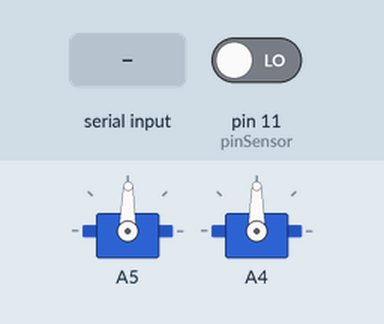
This sketch was run on a simulated Arduino Uno, built with avr-gcc and run on an emulated ATmega328P. Parts: 2 × servo. Inputs (shaded band) come from the test bench; at power-on: pin 11 (pinSensor) LOW.

Above: at 1.3 s.
1.4 s: "i" received over Serial
At 2.6 s:
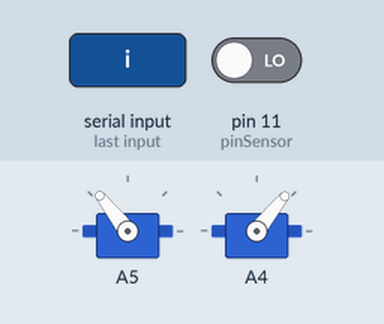
4.4 s: "p" received over Serial
At 5.0 s:
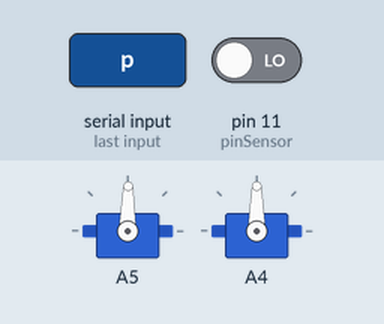
Timing chart, 0 to 7.4 s (numbered marks = the images above; inputs shaded):
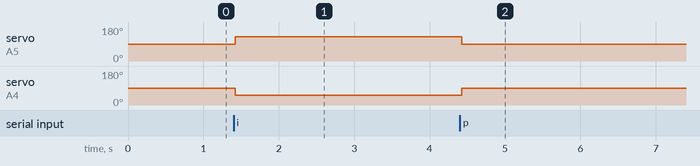

The sketch:

TempoMovimenoCircular.ino
```cpp
/*
 * Experimento para estudo da cinemática
 * - Estudo do movimento retilíneo uniforme
 *
 * Obtenção do tempo para o cálculo da velocidade considerando
 * que o distância entre o ponto inicial e final é conhecida
 *
 * As marcações dos pontos são linhas pretas
 *
 * Quando o robô ler o branco o sinal do sensor é 0
 */
#include "ServoMotor.h"

// motor esquerdo e direito
ServoMotor sm;

// armazena o comando vindo da serial
char c = 'x';
// para contagem das transições entre branco e preto
int contMudanca = 0;
// contador de tempo
unsigned long tempoInicial;
unsigned long primeiroTempo;
unsigned long tempoAtual;
// Sensor instaldo no pino 12
int pinSensor = 11;
// estados do sensor
bool refAnterior = false; // lendo branco recebe 0
bool refAtual = false;  // lendo branco recebe 0

void setup() {
  Serial.begin(9600);
  pinMode(pinSensor,INPUT);
  sm.setup(A4,A5);
  sm.calibra(1475,1465);
  delay(100);
  sm.parado();
}

void loop() {
  refAtual = digitalRead(pinSensor);
  // Ler um caracter da porta serial quando disponível
  if (Serial.available())
  {
    c = Serial.read();
    if (c == 'i') { // iniciar o experimento
      sm.frente();
    }
    else if (c == 'p') { // parar o experimento
      sm.parado();
      contMudanca = 0;
    }
  }
  if ( ! refAnterior && refAtual) { // detectar transição entre branco e preto
    contMudanca++;
    if (contMudanca == 1) { // primeira transição
      primeiroTempo = millis();
      Serial.println("1: 0");
    }
    else {
      tempoAtual = millis();
      Serial.print(contMudanca);
      Serial.print(": ");
      Serial.println(tempoAtual - primeiroTempo);
    }


  }

  refAnterior = refAtual;
  delay(30); // intervalo mínimo entre as leituras do sensor de reflectância
}
```

ServoMotor.cpp
```cpp
#include "ServoMotor.h"


ServoMotor::ServoMotor(){

}

void ServoMotor::setup(int pinEsquerda,int pinDireita){
    paradoDireito = 1500;
    paradoEsquerdo = 1500;
    intensidade = 400;
    mDireito.attach(pinDireita);
    mEsquerdo.attach(pinEsquerda);


}

void ServoMotor::calibra(int pEsq, int pDir){
    paradoDireito = pDir;
    paradoEsquerdo = pEsq;
}

void ServoMotor::frente(){
    mDireito.writeMicroseconds(paradoDireito+intensidade);
    mEsquerdo.writeMicroseconds(paradoEsquerdo-intensidade);
}

void ServoMotor::viraDireita(){
    mDireito.writeMicroseconds(paradoDireito-intensidade);
    mEsquerdo.writeMicroseconds(paradoEsquerdo-intensidade);
}

void ServoMotor::viraEsquerda(){
    mDireito.writeMicroseconds(paradoDireito+intensidade);
    mEsquerdo.writeMicroseconds(paradoEsquerdo+intensidade);

}

void ServoMotor::re(){
    mDireito.writeMicroseconds(paradoDireito-intensidade);
    mEsquerdo.writeMicroseconds(paradoEsquerdo+intensidade);
}

void ServoMotor::parado(){
    mDireito.writeMicroseconds(paradoDireito);
    mEsquerdo.writeMicroseconds(paradoEsquerdo);
}
```

ServoMotor.h
```cpp
#ifndef SERVOMOTOR_H
#define SERVOMOTOR_H
#include <Arduino.h>
#include <Servo.h>

 class ServoMotor
 {
     public:

        ServoMotor();
        void setup(int pinEsq, int pinDir);
        void frente();
        void viraDireita();
        void viraEsquerda();
        void re();
        void parado();
        void calibra(int pEsq, int pDir);


    private:

        int paradoDireito;
        int paradoEsquerdo;
        int intensidade;


        Servo mEsquerdo;
        Servo mDireito;
 };

#endif
```

Measured:
- after the input at 1.4 s, servo on A5: 89° → 128° at once; servo on A4: 90° → 51° at once
- after the input at 4.4 s, servo on A5: 128° → 89° at once; servo on A4: 51° → 90° at once
